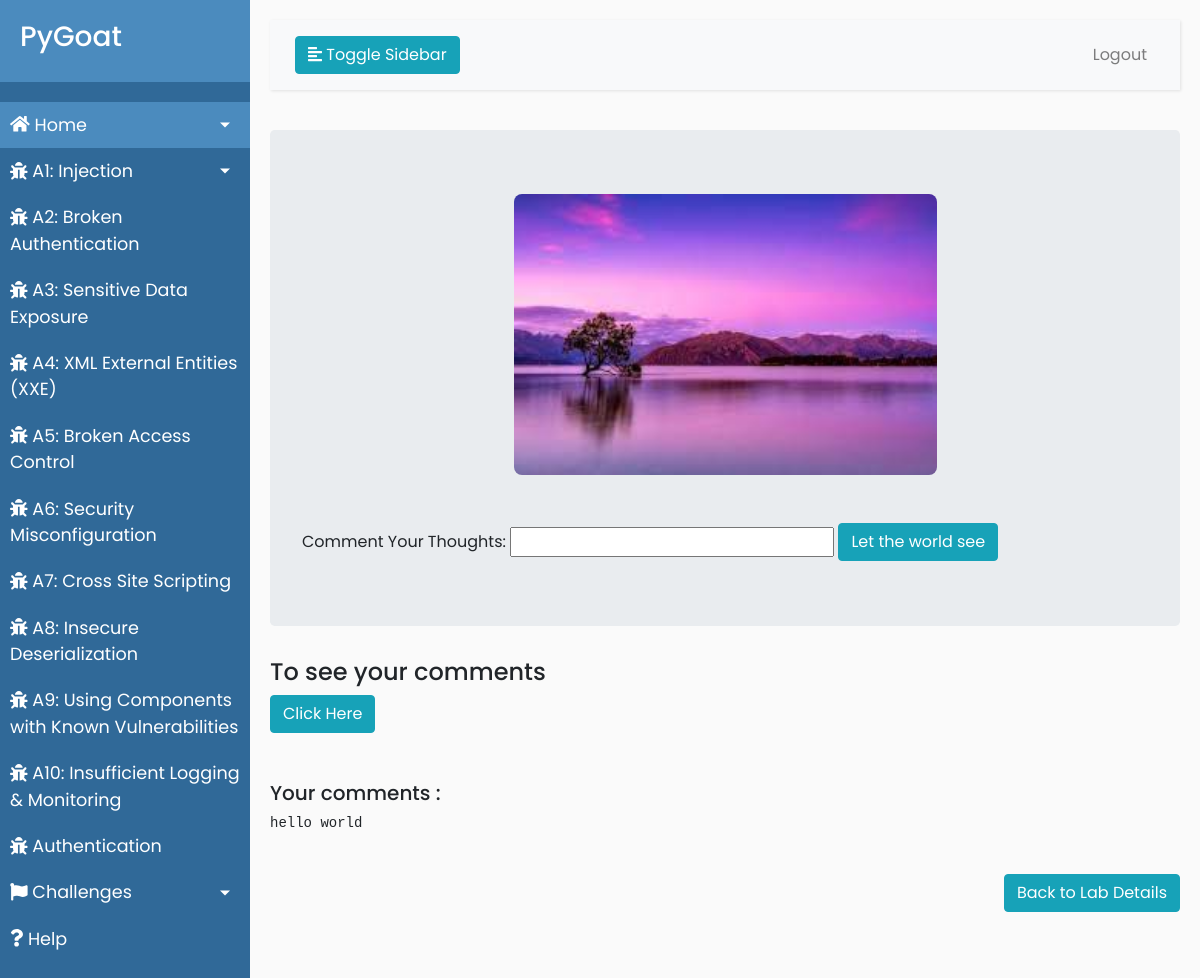
Before: /xxe_see (signed in) with the older database file.
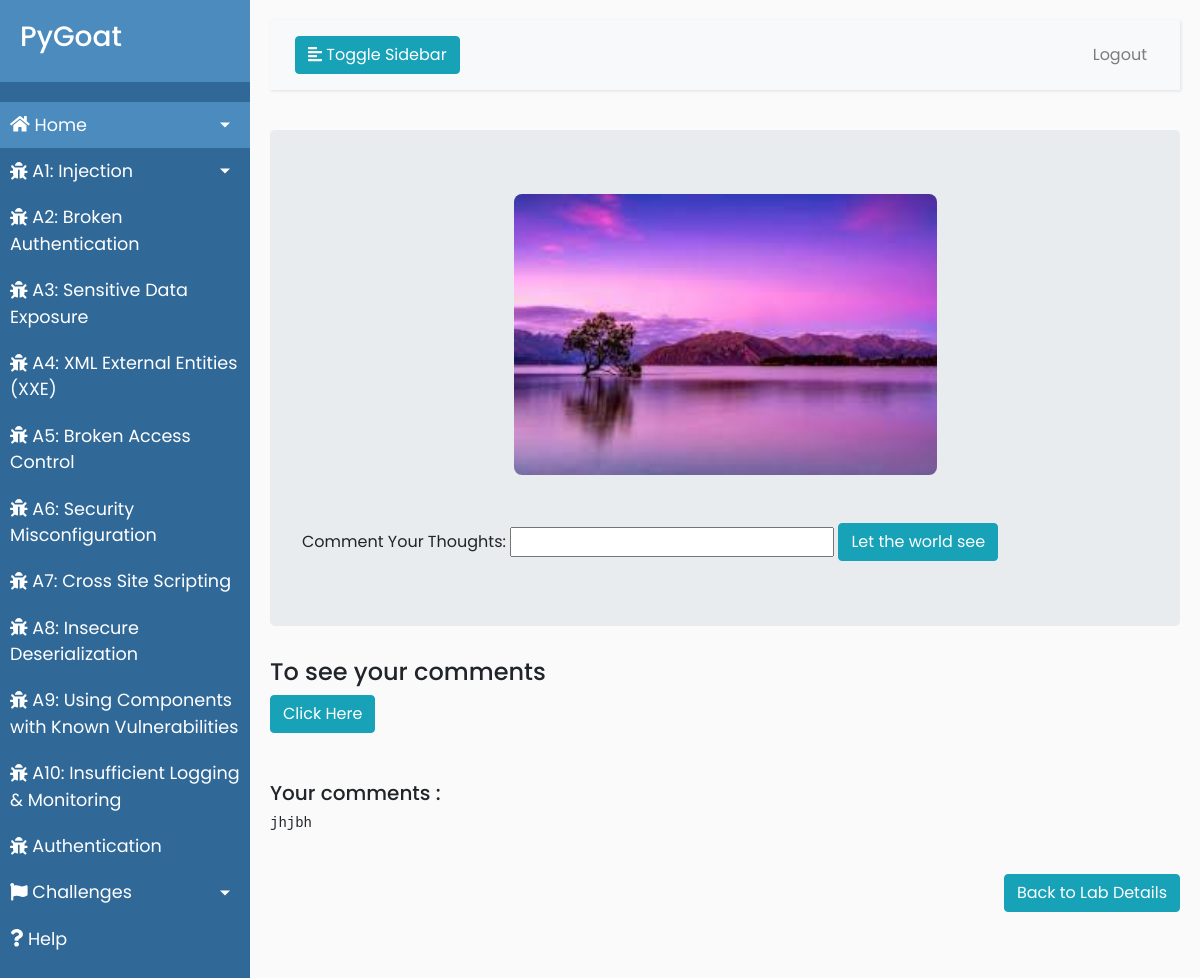
After: the same page with the newer database file.
### introduction/models.py (models this page shows)
class comments(models.Model):
    name=models.CharField(max_length=200)
    comment=models.CharField(max_length=600)

### introduction/views.py (the view)
# urls.py: path("xxe_see",views.xxe_see,name="xxe_see"),
@csrf_exempt
def xxe_see(request):
    if request.user.is_authenticated:
        data=comments.objects.all()
        com=data[0].comment
        return render(request,'Lab/XXE/xxe_lab.html',{"com":com})
    else:
        return redirect('login')

### introduction/templates/Lab/XXE/xxe_lab.html (shortened to what this page needs)
{% extends "introduction/base.html" %}
{% load static %}
{% block content %}
<div class="jumbotron">
    <img class="img" src="{% static 'Lab/image/xxe.jpg' %}"><br><br>
    <form name="ajax" onsubmit="SendToServer()">
        <label for="comment">Comment Your Thoughts:</label>
        <input id="comment" type="text" name="comment">
        <button class="btn btn-info" type="submit">Let the world see</button>
    </form>
</div>
<div class="conatiner">
    <h4>To see your comments </h4>
    <button class="btn btn-info" type="button" onclick="window.location.href='/xxe_see'">Click Here</button><br><br>
    <br>
    <h5> Your comments : </h5>
    <pre>{{com}}</pre>
</div>
<br>
<div align="right"> <button class="btn btn-info" type="button" onclick="window.location.href='/xxe'">Back to Lab
        Details</button></div>
{% endblock %}

Changed rows visible on the page:
changed comments: comment "hello world" → "jhjbh"
